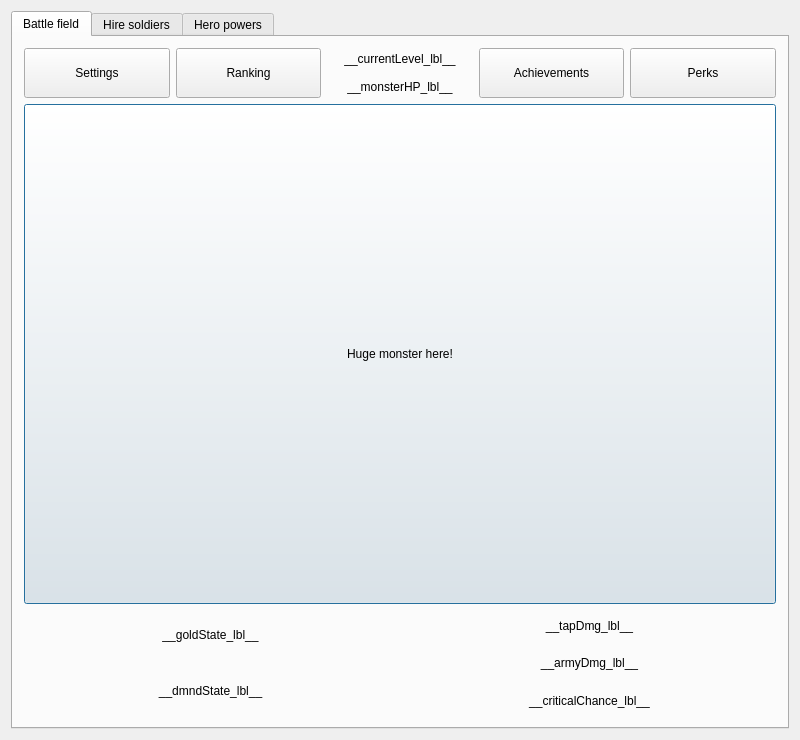
<?xml version="1.0" encoding="UTF-8"?>
<ui version="4.0">
 <class>BattleFieldUI</class>
 <widget class="QMainWindow" name="BattleFieldUI">
  <property name="geometry">
   <rect>
    <x>0</x>
    <y>0</y>
    <width>800</width>
    <height>740</height>
   </rect>
  </property>
  <property name="sizePolicy">
   <sizepolicy hsizetype="Ignored" vsizetype="Ignored">
    <horstretch>0</horstretch>
    <verstretch>0</verstretch>
   </sizepolicy>
  </property>
  <property name="minimumSize">
   <size>
    <width>800</width>
    <height>740</height>
   </size>
  </property>
  <property name="maximumSize">
   <size>
    <width>800</width>
    <height>787</height>
   </size>
  </property>
  <property name="windowTitle">
   <string>Dungeon of dragons</string>
  </property>
  <property name="locale">
   <locale language="English" country="UnitedStates"/>
  </property>
  <property name="unifiedTitleAndToolBarOnMac">
   <bool>true</bool>
  </property>
  <widget class="QWidget" name="centralWidget">
   <layout class="QGridLayout" name="gridLayout">
    <item row="0" column="0">
     <widget class="QTabWidget" name="tabWidget">
      <property name="currentIndex">
       <number>0</number>
      </property>
      <widget class="QWidget" name="BattleField_tab">
       <attribute name="title">
        <string>Battle field</string>
       </attribute>
       <layout class="QGridLayout" name="gridLayout_2">
        <item row="0" column="0">
         <layout class="QHBoxLayout" name="horizontalLayout_3">
          <item>
           <widget class="QPushButton" name="settings_btn">
            <property name="minimumSize">
             <size>
              <width>0</width>
              <height>50</height>
             </size>
            </property>
            <property name="text">
             <string>Settings</string>
            </property>
           </widget>
          </item>
          <item>
           <widget class="QPushButton" name="ranking_btn">
            <property name="minimumSize">
             <size>
              <width>0</width>
              <height>50</height>
             </size>
            </property>
            <property name="text">
             <string>Ranking</string>
            </property>
           </widget>
          </item>
          <item>
           <layout class="QVBoxLayout" name="verticalLayout">
            <item>
             <widget class="QLabel" name="currentLevel_lbl">
              <property name="maximumSize">
               <size>
                <width>16777215</width>
                <height>25</height>
               </size>
              </property>
              <property name="text">
               <string>__currentLevel_lbl__</string>
              </property>
              <property name="alignment">
               <set>Qt::AlignCenter</set>
              </property>
             </widget>
            </item>
            <item>
             <widget class="QLabel" name="monsterHP_lbl">
              <property name="maximumSize">
               <size>
                <width>16777215</width>
                <height>25</height>
               </size>
              </property>
              <property name="text">
               <string>__monsterHP_lbl__</string>
              </property>
              <property name="alignment">
               <set>Qt::AlignCenter</set>
              </property>
             </widget>
            </item>
           </layout>
          </item>
          <item>
           <widget class="QPushButton" name="achvments_btn">
            <property name="minimumSize">
             <size>
              <width>0</width>
              <height>50</height>
             </size>
            </property>
            <property name="text">
             <string>Achievements</string>
            </property>
           </widget>
          </item>
          <item>
           <widget class="QPushButton" name="perks_btn">
            <property name="minimumSize">
             <size>
              <width>0</width>
              <height>50</height>
             </size>
            </property>
            <property name="text">
             <string>Perks</string>
            </property>
           </widget>
          </item>
         </layout>
        </item>
        <item row="1" column="0">
         <widget class="QPushButton" name="monster_btn">
          <property name="minimumSize">
           <size>
            <width>0</width>
            <height>500</height>
           </size>
          </property>
          <property name="text">
           <string>Huge monster here!</string>
          </property>
          <property name="default">
           <bool>true</bool>
          </property>
         </widget>
        </item>
        <item row="2" column="0">
         <layout class="QHBoxLayout" name="horizontalLayout">
          <item>
           <layout class="QVBoxLayout" name="verticalLayout_2">
            <item>
             <widget class="QLabel" name="goldState_lbl">
              <property name="minimumSize">
               <size>
                <width>0</width>
                <height>50</height>
               </size>
              </property>
              <property name="text">
               <string>__goldState_lbl__</string>
              </property>
              <property name="alignment">
               <set>Qt::AlignCenter</set>
              </property>
             </widget>
            </item>
            <item>
             <widget class="QLabel" name="dmndState_lbl">
              <property name="minimumSize">
               <size>
                <width>0</width>
                <height>50</height>
               </size>
              </property>
              <property name="text">
               <string>__dmndState_lbl__</string>
              </property>
              <property name="alignment">
               <set>Qt::AlignCenter</set>
              </property>
             </widget>
            </item>
           </layout>
          </item>
          <item>
           <layout class="QVBoxLayout" name="verticalLayout_3">
            <item>
             <widget class="QLabel" name="tapDmg_lbl">
              <property name="minimumSize">
               <size>
                <width>0</width>
                <height>30</height>
               </size>
              </property>
              <property name="text">
               <string>__tapDmg_lbl__</string>
              </property>
              <property name="alignment">
               <set>Qt::AlignCenter</set>
              </property>
             </widget>
            </item>
            <item>
             <widget class="QLabel" name="armyDmg_lbl">
              <property name="minimumSize">
               <size>
                <width>0</width>
                <height>30</height>
               </size>
              </property>
              <property name="text">
               <string>__armyDmg_lbl__</string>
              </property>
              <property name="alignment">
               <set>Qt::AlignCenter</set>
              </property>
             </widget>
            </item>
            <item>
             <widget class="QLabel" name="criticalChance_lbl">
              <property name="minimumSize">
               <size>
                <width>0</width>
                <height>30</height>
               </size>
              </property>
              <property name="text">
               <string>__criticalChance_lbl__</string>
              </property>
              <property name="alignment">
               <set>Qt::AlignCenter</set>
              </property>
             </widget>
            </item>
           </layout>
          </item>
         </layout>
        </item>
       </layout>
      </widget>
      <widget class="QWidget" name="HireArmy_tab">
       <attribute name="title">
        <string>Hire soldiers</string>
       </attribute>
       <layout class="QGridLayout" name="gridLayout_3">
        <item row="0" column="2">
         <layout class="QHBoxLayout" name="horizontalLayout_4">
          <item>
           <layout class="QVBoxLayout" name="verticalLayout_7">
            <property name="spacing">
             <number>20</number>
            </property>
            <property name="topMargin">
             <number>8</number>
            </property>
            <item>
             <widget class="QPushButton" name="soldier_2_btn_1">
              <property name="text">
               <string>___</string>
              </property>
             </widget>
            </item>
            <item>
             <widget class="QPushButton" name="soldier_2_btn_2">
              <property name="text">
               <string>___</string>
              </property>
             </widget>
            </item>
            <item>
             <widget class="QPushButton" name="soldier_2_btn_3">
              <property name="text">
               <string>___</string>
              </property>
             </widget>
            </item>
            <item>
             <widget class="QPushButton" name="soldier_2_btn_4">
              <property name="text">
               <string>___</string>
              </property>
             </widget>
            </item>
            <item>
             <widget class="QPushButton" name="soldier_2_btn_5">
              <property name="text">
               <string>___</string>
              </property>
             </widget>
            </item>
            <item>
             <widget class="QPushButton" name="soldier_2_btn_6">
              <property name="text">
               <string>___</string>
              </property>
             </widget>
            </item>
            <item>
             <widget class="QPushButton" name="soldier_2_btn_7">
              <property name="text">
               <string>___</string>
              </property>
             </widget>
            </item>
            <item>
             <widget class="QPushButton" name="soldier_2_btn_8">
              <property name="text">
               <string>___</string>
              </property>
             </widget>
            </item>
            <item>
             <widget class="QPushButton" name="soldier_2_btn_9">
              <property name="text">
               <string>___</string>
              </property>
             </widget>
            </item>
            <item>
             <widget class="QPushButton" name="soldier_2_btn_10">
              <property name="text">
               <string>___</string>
              </property>
             </widget>
            </item>
            <item>
             <widget class="QPushButton" name="soldier_2_btn_11">
              <property name="text">
               <string>___</string>
              </property>
             </widget>
            </item>
            <item>
             <widget class="QPushButton" name="soldier_2_btn_12">
              <property name="text">
               <string>___</string>
              </property>
             </widget>
            </item>
            <item>
             <widget class="QPushButton" name="soldier_2_btn_13">
              <property name="text">
               <string>___</string>
              </property>
             </widget>
            </item>
            <item>
             <widget class="QPushButton" name="soldier_2_btn_14">
              <property name="text">
               <string>___</string>
              </property>
             </widget>
            </item>
            <item>
             <widget class="QPushButton" name="soldier_2_btn_15">
              <property name="text">
               <string>___</string>
              </property>
             </widget>
            </item>
           </layout>
          </item>
          <item>
           <layout class="QVBoxLayout" name="verticalLayout_8">
            <item>
             <widget class="QLabel" name="soldier_2_dmg_lbl_1">
              <property name="text">
               <string>-1</string>
              </property>
              <property name="alignment">
               <set>Qt::AlignCenter</set>
              </property>
             </widget>
            </item>
            <item>
             <widget class="QLabel" name="soldier_2_dmg_lbl_2">
              <property name="text">
               <string>-1</string>
              </property>
              <property name="alignment">
               <set>Qt::AlignCenter</set>
              </property>
             </widget>
            </item>
            <item>
             <widget class="QLabel" name="soldier_2_dmg_lbl_3">
              <property name="text">
               <string>-1</string>
              </property>
              <property name="alignment">
               <set>Qt::AlignCenter</set>
              </property>
             </widget>
            </item>
            <item>
             <widget class="QLabel" name="soldier_2_dmg_lbl_4">
              <property name="text">
               <string>-1</string>
              </property>
              <property name="alignment">
               <set>Qt::AlignCenter</set>
              </property>
             </widget>
            </item>
            <item>
             <widget class="QLabel" name="soldier_2_dmg_lbl_5">
              <property name="text">
               <string>-1</string>
              </property>
              <property name="alignment">
               <set>Qt::AlignCenter</set>
              </property>
             </widget>
            </item>
            <item>
             <widget class="QLabel" name="soldier_2_dmg_lbl_6">
              <property name="text">
               <string>-1</string>
              </property>
              <property name="alignment">
               <set>Qt::AlignCenter</set>
              </property>
             </widget>
            </item>
            <item>
             <widget class="QLabel" name="soldier_2_dmg_lbl_7">
              <property name="text">
               <string>-1</string>
              </property>
              <property name="alignment">
               <set>Qt::AlignCenter</set>
              </property>
             </widget>
            </item>
            <item>
             <widget class="QLabel" name="soldier_2_dmg_lbl_8">
              <property name="text">
               <string>-1</string>
              </property>
              <property name="alignment">
               <set>Qt::AlignCenter</set>
              </property>
             </widget>
            </item>
            <item>
             <widget class="QLabel" name="soldier_2_dmg_lbl_9">
              <property name="text">
               <string>-1</string>
              </property>
              <property name="alignment">
               <set>Qt::AlignCenter</set>
              </property>
             </widget>
            </item>
            <item>
             <widget class="QLabel" name="soldier_2_dmg_lbl_10">
              <property name="text">
               <string>-1</string>
              </property>
              <property name="alignment">
               <set>Qt::AlignCenter</set>
              </property>
             </widget>
            </item>
            <item>
             <widget class="QLabel" name="soldier_2_dmg_lbl_11">
              <property name="text">
               <string>-1</string>
              </property>
              <property name="alignment">
               <set>Qt::AlignCenter</set>
              </property>
             </widget>
            </item>
            <item>
             <widget class="QLabel" name="soldier_2_dmg_lbl_12">
              <property name="text">
               <string>-1</string>
              </property>
              <property name="alignment">
               <set>Qt::AlignCenter</set>
              </property>
             </widget>
            </item>
            <item>
             <widget class="QLabel" name="soldier_2_dmg_lbl_13">
              <property name="text">
               <string>-1</string>
              </property>
              <property name="alignment">
               <set>Qt::AlignCenter</set>
              </property>
             </widget>
            </item>
            <item>
             <widget class="QLabel" name="soldier_2_dmg_lbl_14">
              <property name="text">
               <string>-1</string>
              </property>
              <property name="alignment">
               <set>Qt::AlignCenter</set>
              </property>
             </widget>
            </item>
            <item>
             <widget class="QLabel" name="soldier_2_dmg_lbl_15">
              <property name="text">
               <string>-1</string>
              </property>
              <property name="alignment">
               <set>Qt::AlignCenter</set>
              </property>
             </widget>
            </item>
           </layout>
          </item>
          <item>
           <layout class="QVBoxLayout" name="verticalLayout_9">
            <item>
             <widget class="QLabel" name="soldier_2_price_lbl_1">
              <property name="text">
               <string>-1</string>
              </property>
              <property name="alignment">
               <set>Qt::AlignCenter</set>
              </property>
             </widget>
            </item>
            <item>
             <widget class="QLabel" name="soldier_2_price_lbl_2">
              <property name="text">
               <string>-1</string>
              </property>
              <property name="alignment">
               <set>Qt::AlignCenter</set>
              </property>
             </widget>
            </item>
            <item>
             <widget class="QLabel" name="soldier_2_price_lbl_3">
              <property name="text">
               <string>-1</string>
              </property>
              <property name="alignment">
               <set>Qt::AlignCenter</set>
              </property>
             </widget>
            </item>
            <item>
             <widget class="QLabel" name="soldier_2_price_lbl_4">
              <property name="text">
               <string>-1</string>
              </property>
              <property name="alignment">
               <set>Qt::AlignCenter</set>
              </property>
             </widget>
            </item>
            <item>
             <widget class="QLabel" name="soldier_2_price_lbl_5">
              <property name="text">
               <string>-1</string>
              </property>
              <property name="alignment">
               <set>Qt::AlignCenter</set>
              </property>
             </widget>
            </item>
            <item>
             <widget class="QLabel" name="soldier_2_price_lbl_6">
              <property name="text">
               <string>-1</string>
              </property>
              <property name="alignment">
               <set>Qt::AlignCenter</set>
              </property>
             </widget>
            </item>
            <item>
             <widget class="QLabel" name="soldier_2_price_lbl_7">
              <property name="text">
               <string>-1</string>
              </property>
              <property name="alignment">
               <set>Qt::AlignCenter</set>
              </property>
             </widget>
            </item>
            <item>
             <widget class="QLabel" name="soldier_2_price_lbl_8">
              <property name="text">
               <string>-1</string>
              </property>
              <property name="alignment">
               <set>Qt::AlignCenter</set>
              </property>
             </widget>
            </item>
            <item>
             <widget class="QLabel" name="soldier_2_price_lbl_9">
              <property name="text">
               <string>-1</string>
              </property>
              <property name="alignment">
               <set>Qt::AlignCenter</set>
              </property>
             </widget>
            </item>
            <item>
             <widget class="QLabel" name="soldier_2_price_lbl_10">
              <property name="text">
               <string>-1</string>
              </property>
              <property name="alignment">
               <set>Qt::AlignCenter</set>
              </property>
             </widget>
            </item>
            <item>
             <widget class="QLabel" name="soldier_2_price_lbl_11">
              <property name="text">
               <string>-1</string>
              </property>
              <property name="alignment">
               <set>Qt::AlignCenter</set>
              </property>
             </widget>
            </item>
            <item>
             <widget class="QLabel" name="soldier_2_price_lbl_12">
              <property name="text">
               <string>-1</string>
              </property>
              <property name="alignment">
               <set>Qt::AlignCenter</set>
              </property>
             </widget>
            </item>
            <item>
             <widget class="QLabel" name="soldier_2_price_lbl_13">
              <property name="text">
               <string>-1</string>
              </property>
              <property name="alignment">
               <set>Qt::AlignCenter</set>
              </property>
             </widget>
            </item>
            <item>
             <widget class="QLabel" name="soldier_2_price_lbl_14">
              <property name="text">
               <string>-1</string>
              </property>
              <property name="alignment">
               <set>Qt::AlignCenter</set>
              </property>
             </widget>
            </item>
            <item>
             <widget class="QLabel" name="soldier_2_price_lbl_15">
              <property name="text">
               <string>-1</string>
              </property>
              <property name="alignment">
               <set>Qt::AlignCenter</set>
              </property>
             </widget>
            </item>
           </layout>
          </item>
         </layout>
        </item>
        <item row="0" column="0">
         <layout class="QHBoxLayout" name="horizontalLayout_2">
          <item>
           <layout class="QVBoxLayout" name="verticalLayout_4">
            <property name="spacing">
             <number>20</number>
            </property>
            <property name="topMargin">
             <number>8</number>
            </property>
            <item>
             <widget class="QPushButton" name="soldier_btn_1">
              <property name="text">
               <string>___</string>
              </property>
             </widget>
            </item>
            <item>
             <widget class="QPushButton" name="soldier_btn_2">
              <property name="text">
               <string>___</string>
              </property>
             </widget>
            </item>
            <item>
             <widget class="QPushButton" name="soldier_btn_3">
              <property name="text">
               <string>___</string>
              </property>
             </widget>
            </item>
            <item>
             <widget class="QPushButton" name="soldier_btn_4">
              <property name="text">
               <string>___</string>
              </property>
             </widget>
            </item>
            <item>
             <widget class="QPushButton" name="soldier_btn_5">
              <property name="text">
               <string>___</string>
              </property>
             </widget>
            </item>
            <item>
             <widget class="QPushButton" name="soldier_btn_6">
              <property name="text">
               <string>___</string>
              </property>
             </widget>
            </item>
            <item>
             <widget class="QPushButton" name="soldier_btn_7">
              <property name="text">
               <string>___</string>
              </property>
             </widget>
            </item>
            <item>
             <widget class="QPushButton" name="soldier_btn_8">
              <property name="text">
               <string>___</string>
              </property>
             </widget>
            </item>
            <item>
             <widget class="QPushButton" name="soldier_btn_9">
              <property name="text">
               <string>___</string>
              </property>
             </widget>
            </item>
            <item>
             <widget class="QPushButton" name="soldier_btn_10">
              <property name="text">
               <string>___</string>
              </property>
             </widget>
            </item>
            <item>
             <widget class="QPushButton" name="soldier_btn_11">
              <property name="text">
               <string>___</string>
              </property>
             </widget>
            </item>
            <item>
             <widget class="QPushButton" name="soldier_btn_12">
              <property name="text">
               <string>___</string>
              </property>
             </widget>
            </item>
            <item>
             <widget class="QPushButton" name="soldier_btn_13">
              <property name="text">
               <string>___</string>
              </property>
             </widget>
            </item>
            <item>
             <widget class="QPushButton" name="soldier_btn_14">
              <property name="text">
               <string>___</string>
              </property>
             </widget>
            </item>
            <item>
             <widget class="QPushButton" name="soldier_btn_15">
              <property name="text">
               <string>___</string>
              </property>
             </widget>
            </item>
           </layout>
          </item>
          <item>
           <layout class="QVBoxLayout" name="verticalLayout_5">
            <item>
             <widget class="QLabel" name="soldier_dmg_lbl_1">
              <property name="text">
               <string>-1</string>
              </property>
              <property name="alignment">
               <set>Qt::AlignCenter</set>
              </property>
             </widget>
            </item>
            <item>
             <widget class="QLabel" name="soldier_dmg_lbl_2">
              <property name="text">
               <string>-1</string>
              </property>
              <property name="alignment">
               <set>Qt::AlignCenter</set>
              </property>
             </widget>
            </item>
            <item>
             <widget class="QLabel" name="soldier_dmg_lbl_3">
              <property name="text">
               <string>-1</string>
              </property>
              <property name="alignment">
               <set>Qt::AlignCenter</set>
              </property>
             </widget>
            </item>
            <item>
             <widget class="QLabel" name="soldier_dmg_lbl_4">
              <property name="text">
               <string>-1</string>
              </property>
              <property name="alignment">
               <set>Qt::AlignCenter</set>
              </property>
             </widget>
            </item>
            <item>
             <widget class="QLabel" name="soldier_dmg_lbl_5">
              <property name="text">
               <string>-1</string>
              </property>
              <property name="alignment">
               <set>Qt::AlignCenter</set>
              </property>
             </widget>
            </item>
            <item>
             <widget class="QLabel" name="soldier_dmg_lbl_6">
              <property name="text">
               <string>-1</string>
              </property>
              <property name="alignment">
               <set>Qt::AlignCenter</set>
              </property>
             </widget>
            </item>
            <item>
             <widget class="QLabel" name="soldier_dmg_lbl_7">
              <property name="text">
               <string>-1</string>
              </property>
              <property name="alignment">
               <set>Qt::AlignCenter</set>
              </property>
             </widget>
            </item>
            <item>
             <widget class="QLabel" name="soldier_dmg_lbl_8">
              <property name="text">
               <string>-1</string>
              </property>
              <property name="alignment">
               <set>Qt::AlignCenter</set>
              </property>
             </widget>
            </item>
            <item>
             <widget class="QLabel" name="soldier_dmg_lbl_9">
              <property name="text">
               <string>-1</string>
              </property>
              <property name="alignment">
               <set>Qt::AlignCenter</set>
              </property>
             </widget>
            </item>
            <item>
             <widget class="QLabel" name="soldier_dmg_lbl_10">
              <property name="text">
               <string>-1</string>
              </property>
              <property name="alignment">
               <set>Qt::AlignCenter</set>
              </property>
             </widget>
            </item>
            <item>
             <widget class="QLabel" name="soldier_dmg_lbl_11">
              <property name="text">
               <string>-1</string>
              </property>
              <property name="alignment">
               <set>Qt::AlignCenter</set>
              </property>
             </widget>
            </item>
            <item>
             <widget class="QLabel" name="soldier_dmg_lbl_12">
              <property name="text">
               <string>-1</string>
              </property>
              <property name="alignment">
               <set>Qt::AlignCenter</set>
              </property>
             </widget>
            </item>
            <item>
             <widget class="QLabel" name="soldier_dmg_lbl_13">
              <property name="text">
               <string>-1</string>
              </property>
              <property name="alignment">
               <set>Qt::AlignCenter</set>
              </property>
             </widget>
            </item>
            <item>
             <widget class="QLabel" name="soldier_dmg_lbl_14">
              <property name="text">
               <string>-1</string>
              </property>
              <property name="alignment">
               <set>Qt::AlignCenter</set>
              </property>
             </widget>
            </item>
            <item>
             <widget class="QLabel" name="soldier_dmg_lbl_15">
              <property name="text">
               <string>-1</string>
              </property>
              <property name="alignment">
               <set>Qt::AlignCenter</set>
              </property>
             </widget>
            </item>
           </layout>
          </item>
          <item>
           <layout class="QVBoxLayout" name="verticalLayout_6">
            <item>
             <widget class="QLabel" name="soldier_price_lbl_1">
              <property name="text">
               <string>-1</string>
              </property>
              <property name="alignment">
               <set>Qt::AlignCenter</set>
              </property>
             </widget>
            </item>
            <item>
             <widget class="QLabel" name="soldier_price_lbl_2">
              <property name="text">
               <string>-1</string>
              </property>
              <property name="alignment">
               <set>Qt::AlignCenter</set>
              </property>
             </widget>
            </item>
            <item>
             <widget class="QLabel" name="soldier_price_lbl_3">
              <property name="text">
               <string>-1</string>
              </property>
              <property name="alignment">
               <set>Qt::AlignCenter</set>
              </property>
             </widget>
            </item>
            <item>
             <widget class="QLabel" name="soldier_price_lbl_4">
              <property name="text">
               <string>-1</string>
              </property>
              <property name="alignment">
               <set>Qt::AlignCenter</set>
              </property>
             </widget>
            </item>
            <item>
             <widget class="QLabel" name="soldier_price_lbl_5">
              <property name="text">
               <string>-1</string>
              </property>
              <property name="alignment">
               <set>Qt::AlignCenter</set>
              </property>
             </widget>
            </item>
            <item>
             <widget class="QLabel" name="soldier_price_lbl_6">
              <property name="text">
               <string>-1</string>
              </property>
              <property name="alignment">
               <set>Qt::AlignCenter</set>
              </property>
             </widget>
            </item>
            <item>
             <widget class="QLabel" name="soldier_price_lbl_7">
              <property name="text">
               <string>-1</string>
              </property>
              <property name="alignment">
               <set>Qt::AlignCenter</set>
              </property>
             </widget>
            </item>
            <item>
             <widget class="QLabel" name="soldier_price_lbl_8">
              <property name="text">
               <string>-1</string>
              </property>
              <property name="alignment">
               <set>Qt::AlignCenter</set>
              </property>
             </widget>
            </item>
            <item>
             <widget class="QLabel" name="soldier_price_lbl_9">
              <property name="text">
               <string>-1</string>
              </property>
              <property name="alignment">
               <set>Qt::AlignCenter</set>
              </property>
             </widget>
            </item>
            <item>
             <widget class="QLabel" name="soldier_price_lbl_10">
              <property name="text">
               <string>-1</string>
              </property>
              <property name="alignment">
               <set>Qt::AlignCenter</set>
              </property>
             </widget>
            </item>
            <item>
             <widget class="QLabel" name="soldier_price_lbl_11">
              <property name="text">
               <string>-1</string>
              </property>
              <property name="alignment">
               <set>Qt::AlignCenter</set>
              </property>
             </widget>
            </item>
            <item>
             <widget class="QLabel" name="soldier_price_lbl_12">
              <property name="text">
               <string>-1</string>
              </property>
              <property name="alignment">
               <set>Qt::AlignCenter</set>
              </property>
             </widget>
            </item>
            <item>
             <widget class="QLabel" name="soldier_price_lbl_13">
              <property name="text">
               <string>-1</string>
              </property>
              <property name="alignment">
               <set>Qt::AlignCenter</set>
              </property>
             </widget>
            </item>
            <item>
             <widget class="QLabel" name="soldier_price_lbl_14">
              <property name="text">
               <string>-1</string>
              </property>
              <property name="alignment">
               <set>Qt::AlignCenter</set>
              </property>
             </widget>
            </item>
            <item>
             <widget class="QLabel" name="soldier_price_lbl_15">
              <property name="text">
               <string>-1</string>
              </property>
              <property name="alignment">
               <set>Qt::AlignCenter</set>
              </property>
             </widget>
            </item>
           </layout>
          </item>
         </layout>
        </item>
        <item row="0" column="1">
         <spacer name="horizontalSpacer">
          <property name="orientation">
           <enum>Qt::Horizontal</enum>
          </property>
          <property name="sizeType">
           <enum>QSizePolicy::Fixed</enum>
          </property>
          <property name="sizeHint" stdset="0">
           <size>
            <width>50</width>
            <height>20</height>
           </size>
          </property>
         </spacer>
        </item>
       </layout>
      </widget>
      <widget class="QWidget" name="HeroPowers_tab">
       <attribute name="title">
        <string>Hero powers</string>
       </attribute>
       <layout class="QGridLayout" name="gridLayout_4">
        <item row="0" column="0">
         <layout class="QHBoxLayout" name="horizontalLayout_5">
          <item>
           <layout class="QVBoxLayout" name="verticalLayout_10">
            <property name="spacing">
             <number>40</number>
            </property>
            <item>
             <widget class="QPushButton" name="tapDmg_btn">
              <property name="minimumSize">
               <size>
                <width>0</width>
                <height>50</height>
               </size>
              </property>
              <property name="text">
               <string>Increase Tap damage</string>
              </property>
             </widget>
            </item>
            <item>
             <widget class="QPushButton" name="anduinMagic_btn">
              <property name="minimumSize">
               <size>
                <width>0</width>
                <height>50</height>
               </size>
              </property>
              <property name="text">
               <string>Holy Anduin magic</string>
              </property>
             </widget>
            </item>
            <item>
             <widget class="QPushButton" name="sylvanasCritical_btn">
              <property name="minimumSize">
               <size>
                <width>0</width>
                <height>50</height>
               </size>
              </property>
              <property name="text">
               <string>Sylvanas critical blades</string>
              </property>
             </widget>
            </item>
            <item>
             <widget class="QPushButton" name="guldanRampage_btn">
              <property name="minimumSize">
               <size>
                <width>0</width>
                <height>50</height>
               </size>
              </property>
              <property name="text">
               <string>Gul`dan rampage</string>
              </property>
             </widget>
            </item>
            <item>
             <widget class="QPushButton" name="artasUnity_btn">
              <property name="minimumSize">
               <size>
                <width>0</width>
                <height>50</height>
               </size>
              </property>
              <property name="text">
               <string>Artas unity</string>
              </property>
             </widget>
            </item>
           </layout>
          </item>
          <item>
           <layout class="QVBoxLayout" name="verticalLayout_11">
            <property name="spacing">
             <number>0</number>
            </property>
            <property name="leftMargin">
             <number>20</number>
            </property>
            <property name="topMargin">
             <number>10</number>
            </property>
            <property name="rightMargin">
             <number>20</number>
            </property>
            <property name="bottomMargin">
             <number>10</number>
            </property>
            <item>
             <widget class="QLabel" name="label">
              <property name="text">
               <string>&lt;html&gt;&lt;head/&gt;&lt;body&gt;&lt;p&gt;This heropower allows you to increase your Tap damage by 1.&lt;/p&gt;&lt;p&gt;Cost: 50 gold&lt;/p&gt;&lt;/body&gt;&lt;/html&gt;</string>
              </property>
              <property name="alignment">
               <set>Qt::AlignCenter</set>
              </property>
             </widget>
            </item>
            <item>
             <widget class="QLabel" name="label_2">
              <property name="text">
               <string>&lt;html&gt;&lt;head/&gt;&lt;body&gt;&lt;p&gt;This heropower allow you to increase your Tap Damage in 3 times for 5 seconds.&lt;/p&gt;&lt;p&gt;Cost: 50 gold&lt;/p&gt;&lt;p&gt;&lt;br/&gt;&lt;/p&gt;&lt;/body&gt;&lt;/html&gt;</string>
              </property>
              <property name="alignment">
               <set>Qt::AlignCenter</set>
              </property>
             </widget>
            </item>
            <item>
             <widget class="QLabel" name="label_3">
              <property name="text">
               <string>&lt;html&gt;&lt;head/&gt;&lt;body&gt;&lt;p&gt;This heropower allow you to increase your Critical Chance by 25% for 10 seconds.&lt;/p&gt;&lt;p&gt;Cost: 10 gold&lt;/p&gt;&lt;/body&gt;&lt;/html&gt;</string>
              </property>
              <property name="alignment">
               <set>Qt::AlignCenter</set>
              </property>
             </widget>
            </item>
            <item>
             <widget class="QLabel" name="label_4">
              <property name="text">
               <string>&lt;html&gt;&lt;head/&gt;&lt;body&gt;&lt;p&gt;This heropower allow you to increase your Army damage by 500 for 5 seconds.&lt;/p&gt;&lt;p&gt;Cost: 500 gold&lt;/p&gt;&lt;/body&gt;&lt;/html&gt;</string>
              </property>
              <property name="alignment">
               <set>Qt::AlignCenter</set>
              </property>
             </widget>
            </item>
            <item>
             <widget class="QLabel" name="label_5">
              <property name="text">
               <string>&lt;html&gt;&lt;head/&gt;&lt;body&gt;&lt;p&gt;This heropower allow you to increase your Tap Damage by 50 for 5 seconds.&lt;/p&gt;&lt;p&gt;Cost: 10 gold&lt;/p&gt;&lt;/body&gt;&lt;/html&gt;</string>
              </property>
              <property name="alignment">
               <set>Qt::AlignCenter</set>
              </property>
             </widget>
            </item>
           </layout>
          </item>
         </layout>
        </item>
       </layout>
      </widget>
     </widget>
    </item>
   </layout>
  </widget>
 </widget>
 <layoutdefault spacing="6" margin="11"/>
 <resources/>
 <connections/>
</ui>
